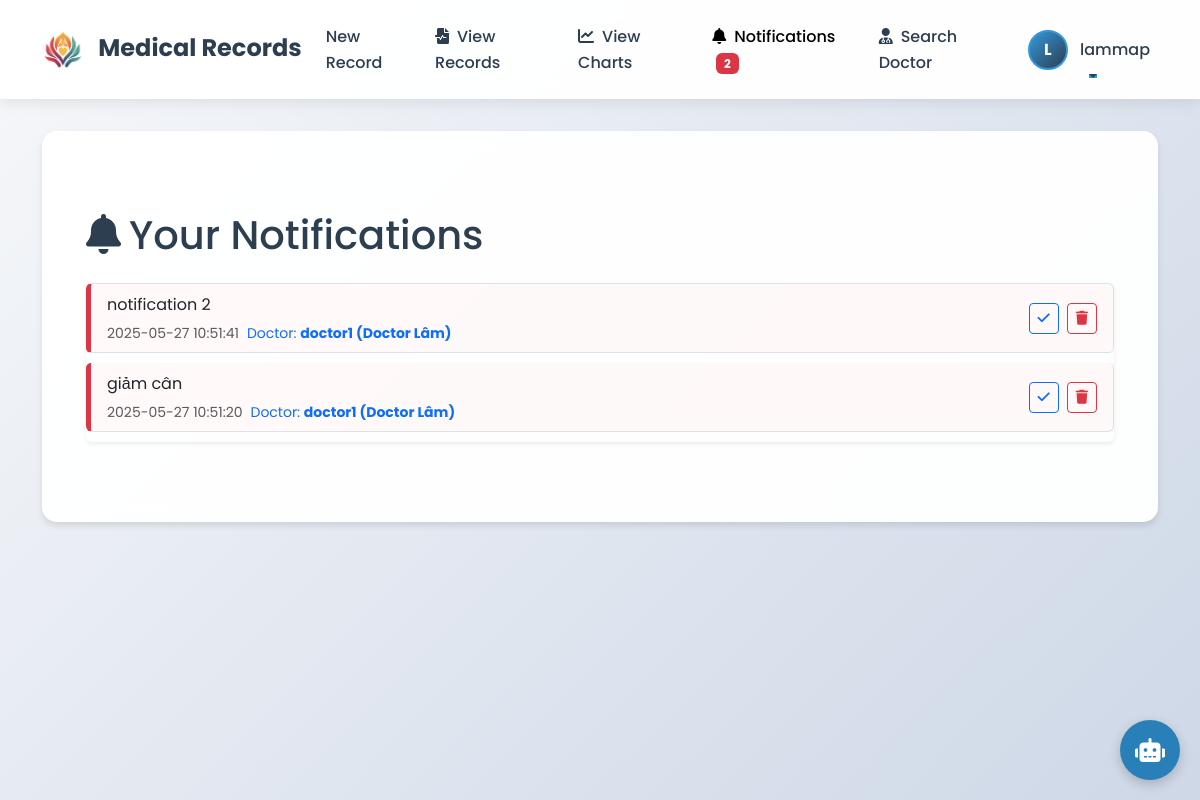
The app's page /patient/notifications (signed in) with its own data.
### app/models/user.py (models this page shows, shortened)
class User(UserMixin, db.Model):
    id = db.Column(db.Integer, primary_key=True)
    username = db.Column(db.String(80), unique=True, nullable=False)
    email = db.Column(db.String(120), unique=True, nullable=False)
    password_hash = db.Column(db.String(128))
    phone = db.Column(db.String(10))
    full_name = db.Column(db.String(100))
    avatar = db.Column(db.String(200))
    role = db.Column(db.String(20))
    records = db.relationship('MedicalRecord', backref='patient', lazy=True)
    notifications = db.relationship('Notification', foreign_keys='Notification.patient_id', backref='patient', lazy=True)
    sent_notifications = db.relationship('Notification', foreign_keys='Notification.doctor_id', backref='doctor', lazy=True)
    reset_code = db.Column(db.String(6))
    reset_code_expiry = db.Column(db.DateTime)

### app/models/medical_record.py (models this page shows)
class Notification(db.Model):
    id = db.Column(db.Integer, primary_key=True)
    patient_id = db.Column(db.Integer, db.ForeignKey('user.id'), nullable=False)
    doctor_id = db.Column(db.Integer, db.ForeignKey('user.id'), nullable=True)
    message = db.Column(db.Text, nullable=False)
    date = db.Column(db.DateTime, nullable=False, default=datetime.utcnow)
    read = db.Column(db.Boolean, default=False)

### app/routes/patient.py (the view)
@bp.route('/notifications')
@login_required
def notifications():
    if current_user.role != 'patient':
        flash('Access denied.', 'danger')
        return redirect(url_for('index'))
    user_notifications = Notification.query.filter_by(patient_id=current_user.id)\
                                      .order_by(Notification.date.desc()).all()
    return render_template('notifications.html', notifications=user_notifications)

### templates/notifications.html (shortened to what this page needs)
{% extends "base.html" %}
{% block content %}
<div class="container py-5">
    {% set unread_count = 0 %}
    {% for notification in notifications %}
        {% if not notification.read %}
            {% set unread_count = unread_count + 1 %}
        {% endif %}
    {% endfor %}
    <h1 class="mb-4">
        <i class="fas fa-bell me-2"></i>Your Notifications
    </h1>
    {% if notifications %}
        <div class="list-group shadow-sm">
            {% for notification in notifications %}
                <div class="list-group-item list-group-item-action d-flex justify-content-between align-items-center notification-item {% if notification.read %}read-notification{% else %}unread-notification{% endif %}" data-id="{{ notification.id }}">
                    <div>
                        <p class="mb-1">{{ notification.message }}</p>
                        <div class="d-flex justify-content-between">
                            <small class="text-muted">{{ notification.date.strftime('%Y-%m-%d %H:%M:%S') }}</small>
                            {% if notification.doctor_id %}
                            <small class="text-primary ms-2">Doctor: <span class="fw-bold">{{ notification.doctor.username }}{% if notification.doctor.full_name %} ({{ notification.doctor.full_name }}){% endif %}</span></small>
                            {% endif %}
                        </div>
                    </div>
                    <div class="btn-group">
                        <form method="POST" action="{{ url_for('patient.mark_notification_as_read', notification_id=notification.id) }}" class="mark-read-form d-inline">
                            <button type="submit" class="btn btn-sm btn-outline-primary me-2" title="Mark as read" {% if notification.read %}disabled{% endif %}>
                                <i class="fas {% if notification.read %}fa-check-double{% else %}fa-check{% endif %}"></i>
                            </button>
                        </form>
                        <form method="POST" action="{{ url_for('patient.delete_notification', notification_id=notification.id) }}" class="delete-form d-inline">
                            <button type="submit" class="btn btn-sm btn-outline-danger" title="Delete notification">
                                <i class="fas fa-trash"></i>
                            </button>
                        </form>
                    </div>
                </div>
            {% endfor %}
        </div>
    {% else %}
        <div class="alert alert-info" role="alert">
            You have no notifications.
        </div>
    {% endif %}
</div>
{% endblock %}

### templates/base.html (shortened to what this page needs)
<!DOCTYPE html>
<html lang="en">
<head>
    <link href="https://cdn.jsdelivr.net/npm/bootstrap@5.3.0/dist/css/bootstrap.min.css" rel="stylesheet">
    <link rel="stylesheet" href="https://cdnjs.cloudflare.com/ajax/libs/font-awesome/6.0.0/css/all.min.css">
</head>
<body>
    <nav class="navbar navbar-expand-lg navbar-light">
        <div class="container">
            <a class="navbar-brand" href="{{ url_for('index') }}">
                <img src="{{ url_for('static', filename='images/logo.png') }}" alt="Medical Records Logo" height="40">
                <span class="ms-2 fw-bold">Medical Records</span>
            </a>
            <div class="collapse navbar-collapse" id="navbarNav">
                <ul class="navbar-nav me-auto">
                    {% if current_user.is_authenticated %}
                        {% if current_user.role == 'patient' %}
                        <li class="nav-item">
                            <a class="nav-link" href="{{ url_for('patient.new_record') }}">New Record</a>
                        </li>
                        <li class="nav-item">
                            <a class="nav-link {{ 'active' if request.endpoint == 'patient.view_records' else '' }}" href="{{ url_for('patient.view_records') }}">
                                <i class="fas fa-file-medical-alt me-2"></i>View Records
                            </a>
                        </li>
                        <li class="nav-item">
                            <a class="nav-link {{ 'active' if request.endpoint == 'patient.view_charts' else '' }}" href="{{ url_for('patient.view_charts') }}">
                                <i class="fas fa-chart-line me-2"></i>View Charts
                            </a>
                        </li>
                        <li class="nav-item">
                            <a class="nav-link {{ 'active' if request.endpoint == 'patient.notifications' else '' }}" href="{{ url_for('patient.notifications') }}">
                                <i class="fas fa-bell me-2"></i>Notifications
                            </a>
                        </li>
                        <li class="nav-item">
                            <a class="nav-link {{ 'active' if request.endpoint == 'patient.view_doctors' else '' }}" href="{{ url_for('patient.view_doctors') }}">
                                <i class="fas fa-user-md me-2"></i>Search Doctor
                            </a>
                        </li>
                        {% elif current_user.role == 'doctor' %}
                        <li class="nav-item">
                            <a class="nav-link" href="{{ url_for('doctor.search_patient') }}">Search Patient</a>
                        </li>
                        {% elif current_user.role == 'admin' %}
                        <li class="nav-item">
                            <a class="nav-link" href="{{ url_for('admin.users') }}">User Management</a>
                        </li>
                        {% endif %}
                    {% endif %}
                </ul>
                <ul class="navbar-nav">
                    {% if current_user.is_authenticated %}
                        <li class="nav-item dropdown">
                            <a class="nav-link dropdown-toggle" href="#" id="navbarDropdown" role="button" data-bs-toggle="dropdown" aria-expanded="false">
                                {% if current_user.avatar %}
                                <img src="{{ url_for('static', filename='uploads/' + current_user.avatar) }}" class="avatar-small me-2" alt="Avatar">
                                {% else %}
                                <div class="avatar-small me-2 d-inline-flex align-items-center justify-content-center" style="background: linear-gradient(135deg, #3498db, #2c3e50);">
                                    <span class="text-white fw-bold">{{ current_user.username[0].upper() }}</span>
                                </div>
                                {% endif %}
                                {{ current_user.username }}
                            </a>
                        </li>
                    {% endif %}
                </ul>
            </div>
        </div>
    </nav>
    <div class="container">
        <div class="content">
            {% block content %}{% endblock %}
        </div>
    </div>
    <div class="ai-chat-container">
        <button class="ai-chat-toggle" id="toggleChat">
            <i class="fas fa-robot"></i>
        </button>
    </div>
</body>
</html>

### templates/base.html (style rules this page uses)
:root { --primary-color: #2c3e50; --secondary-color: #3498db; --accent-color: #e74c3c; --background-color: #f8f9fa; --text-color: #2c3e50; --card-shadow: 0 4px 6px rgba(0, 0, 0, 0.1); }
body { font-family: 'Poppins', sans-serif; background-color: var(--background-color); color: var(--text-color); position: relative; min-height: 100vh; line-height: 1.6; }
body::before { content: ''; position: fixed; top: 0; left: 0; width: 100%; height: 100%; z-index: -1; background: linear-gradient(135deg, #f5f7fa 0%, #c3cfe2 100%); opacity: 0.8; }
.navbar { background-color: rgba(255, 255, 255, 0.95); backdrop-filter: blur(10px); box-shadow: 0 2px 15px rgba(0, 0, 0, 0.1); padding: 1rem 0; position: relative; z-index: 1070 !important; }
.navbar-brand { font-weight: 700; font-size: 1.5rem; color: var(--primary-color); transition: color 0.3s ease; }
.nav-link { color: var(--text-color); font-weight: 500; padding: 0.5rem 1rem; transition: all 0.3s ease; position: relative; }
.nav-link::after { content: ''; position: absolute; width: 0; height: 2px; bottom: 0; left: 50%; background-color: var(--secondary-color); transition: all 0.3s ease; transform: translateX(-50%); }
.content { background-color: rgba(255, 255, 255, 0.95); border-radius: 15px; box-shadow: var(--card-shadow); padding: 2rem; margin: 2rem auto; backdrop-filter: blur(10px); transition: transform 0.3s ease, box-shadow 0.3s ease; position: relative; z-index: 1030; }
.avatar-small { width: 40px; height: 40px; border-radius: 50%; object-fit: cover; border: 2px solid var(--secondary-color); transition: transform 0.3s ease; }
.nav-item.dropdown { position: relative !important; }
.ai-chat-container { position: fixed; bottom: 20px; right: 20px; z-index: 1090; display: flex; flex-direction: column; align-items: flex-end; }
.ai-chat-toggle { width: 60px; height: 60px; border-radius: 50%; background-color: #2980b9; color: white; display: flex; justify-content: center; align-items: center; cursor: pointer; border: none; box-shadow: 0 4px 12px rgba(0, 0, 0, 0.2); font-size: 24px; transition: all 0.3s ease; position: relative; }

### templates/notifications.html (style rules this page uses)
.notification-item { margin-bottom: 10px; border-radius: 5px; }
.unread-notification { border-left: 5px solid #dc3545; background-color: rgba(255, 235, 235, 0.3); }

### records on screen
User: username "L", username "lammap"
Notification: message "notification 2", date "2025-05-27 10:51:41", doctor.username "doctor1", doctor.full_name "Doctor Lâm", read False (drawn)
Notification: message "giảm cân", date "2025-05-27 10:51:20", doctor.username "doctor1", doctor.full_name "Doctor Lâm", read False (drawn)
